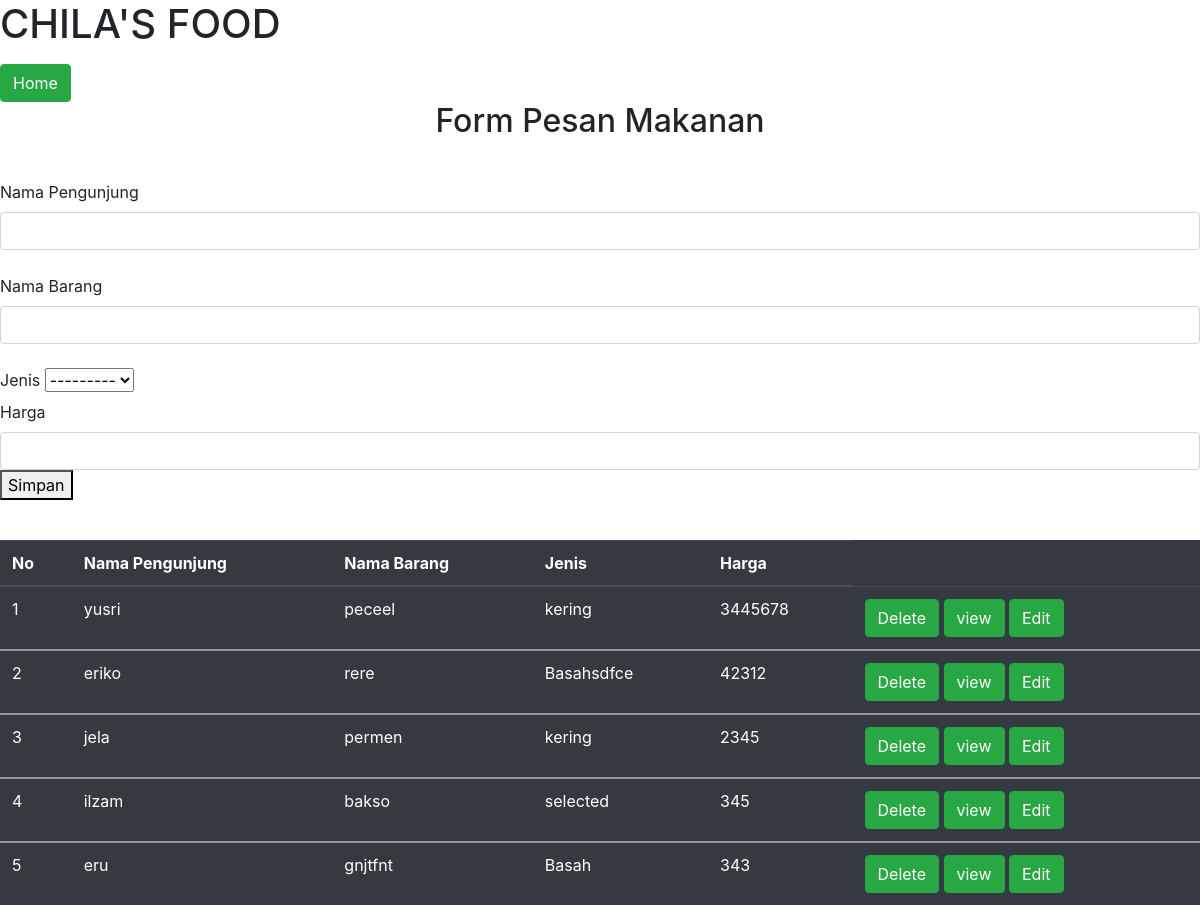
Before: /index/ with the older database file.
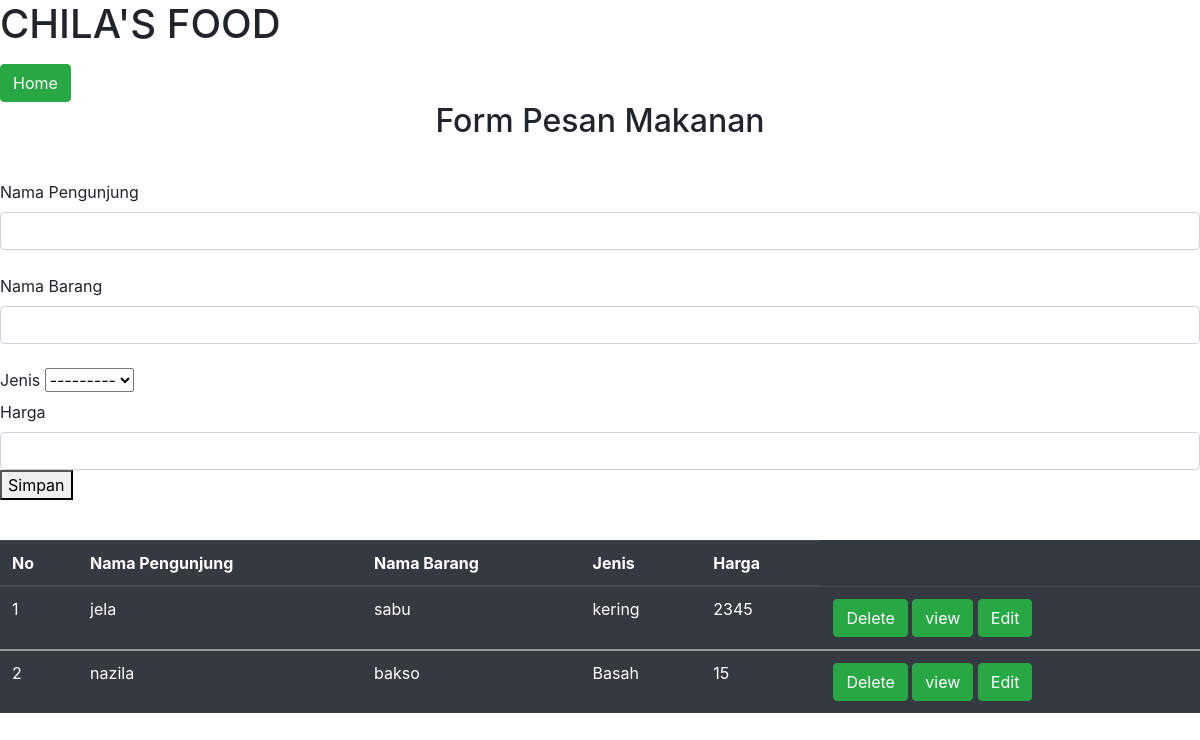
After: the same page with the newer database file.
### food/models.py (models this page shows)
class makanan(models.Model):
    np = models.TextField(max_length=200)
    menu =models.CharField(max_length=200)
    jenis =models.TextField(max_length=200)
    nama =models.TextField(max_length=200)
    harga =models.IntegerField()

### food/views.py (the view, shortened to what this page needs)
# urls.py: path('index/', views.index, name='index'),
def index(request):
    data2 = models.makanan.objects.all()
    return render(request, 'index.html', {
            'isi':data2
            })

### food/templates/index.html (shortened to what this page needs)
<html>
<head>
    <link rel="stylesheet" href="https://cdn.jsdelivr.net/npm/bootstrap@4.6.0/dist/css/bootstrap.min.css">
</head>
<body>
    <div class= "form">
        <form action="" method="POST">
            <label for="name"><h1>CHILA'S FOOD</h4></label>
            <br>
            <a type="submit" class="btn btn-success" href="{% url 'home' %}">Home</a>
            <h2><p style="text-align:center">Form Pesan Makanan</p></h2>
            <br>
            <label for="np">Nama Pengunjung</label>
            <input type="text" class="form-control" name="np">
            <br>
            <label for="makanan">Nama Barang</label>
            <input type="text" class="form-control" name="nama">
            <br>
            <label for="jenis">Jenis</label>
            <select name="jenis" required id="jenis" value="selected" >
              <option value="selected" >---------</option>
            </select>
            <br>
            <label for="makanan">Harga</label>
            <input type="number" class="form-control" name="harga">
            <button type="submit" >Simpan </button>
        </form>
    </div>
    <br>
    <table class="table table-dark">
        <thead>
          <tr>
            <th scope="col">No</th>
            <th scope="col">Nama Pengunjung</th>
            <th scope="col">Nama Barang</th>
            <th scope="col">Jenis</th>
            <th scope="col">Harga</th>
          </tr>
        </thead>
        {% for z in isi %}
        <tbody>
          <tr>
            <td>{{forloop.counter}}</td>
            <td>{{z.np}}</td>
            <td>{{z.nama}}</td>
            <td>{{z.jenis}}</td>
            <td>{{z.harga}}</td>
            <td>
                <a type="submit" class="btn btn-success" href="/{{z.id}}/delete">Delete</a>
                <a type="submit" class="btn btn-success" href="/{{z.id}}/detail/">view</a>
                <a type="submit" class="btn btn-success" href="/{{z.id}}/update/">Edit</a>
            </td>
          </tr>
        </tbody>
        {% endfor %}
      </table>
</body>
</html>

Changed rows visible on the page:
removed makanan: np "yusri", nama "peceel", jenis "kering", harga "3445678"
removed makanan: np "eriko", nama "rere", jenis "Basahsdfce", harga "42312"
removed makanan: np "ilzam", nama "bakso", jenis "selected", harga "345"
removed makanan: np "eru", nama "gnjtfnt", jenis "Basah", harga "343"
changed makanan "jela": nama "permen" → "sabu"
added makanan: np "nazila", nama "bakso", jenis "Basah", harga "15"
